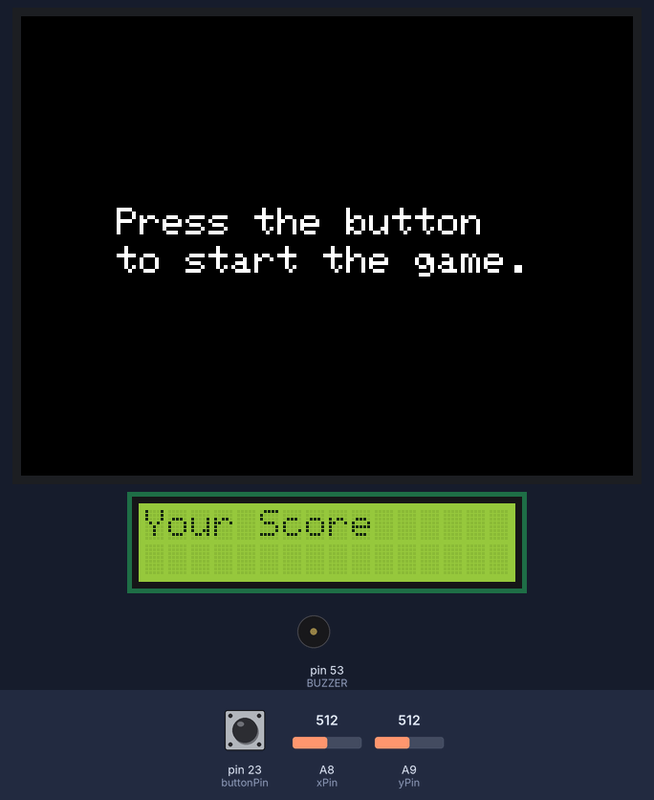
Bench run of a sketch on a simulated Arduino Mega 2560, built with avr-gcc and run on an emulated ATmega2560. Shown: 320×240 colour display, 16×2 character LCD, buzzer (waves = sounding). The inputs (shaded band) are chosen by the test bench; at power-on: pin 23 (buttonPin) HIGH, A8 (xPin) = 512, A9 (yPin) = 512. Random numbers use the default seed unless the sketch sets one; what the sketch prints to the serial monitor is not drawn.

Above: at 1.4 s.
1.5 s: pin 23 (buttonPin) pulled LOW for 0.15 s
At 1.65 s:
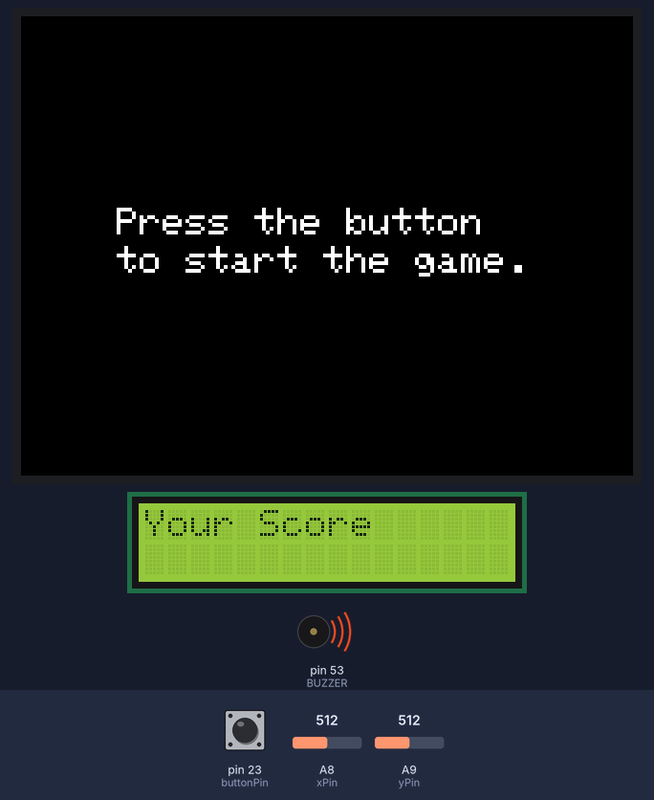
2.2 s: A8 (xPin) set to 1010
At 3.7 s:
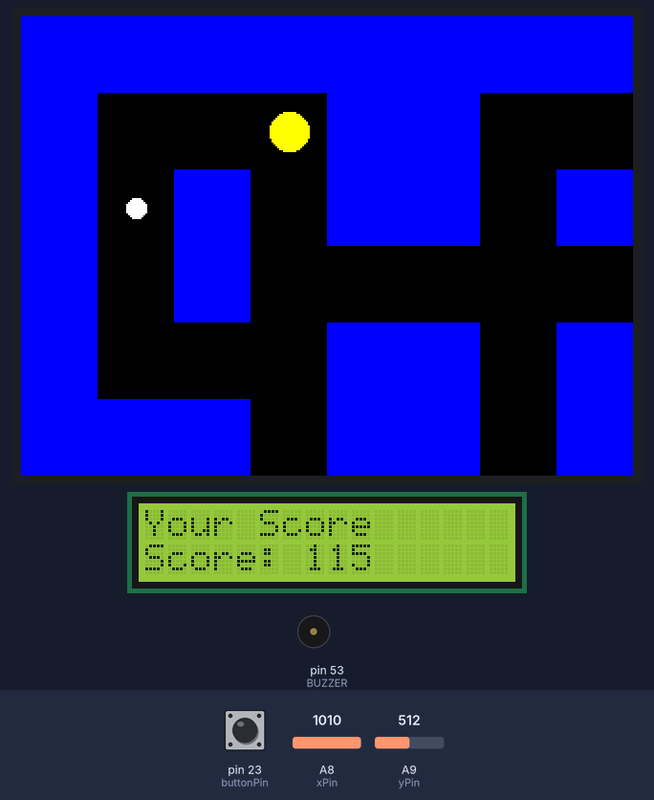
5.2 s: pin 23 (buttonPin) pulled LOW for 1 s
At 5.93 s:
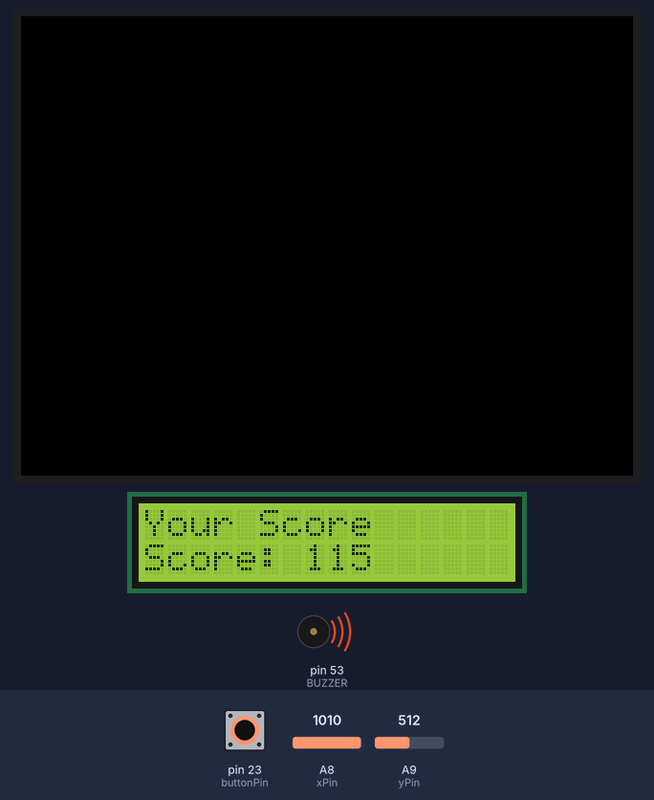
7.7 s: A9 (yPin) set to 106
10.7 s: A9 (yPin) set to 90
12.5 s: A9 (yPin) set to 1010
At 42.5 s:
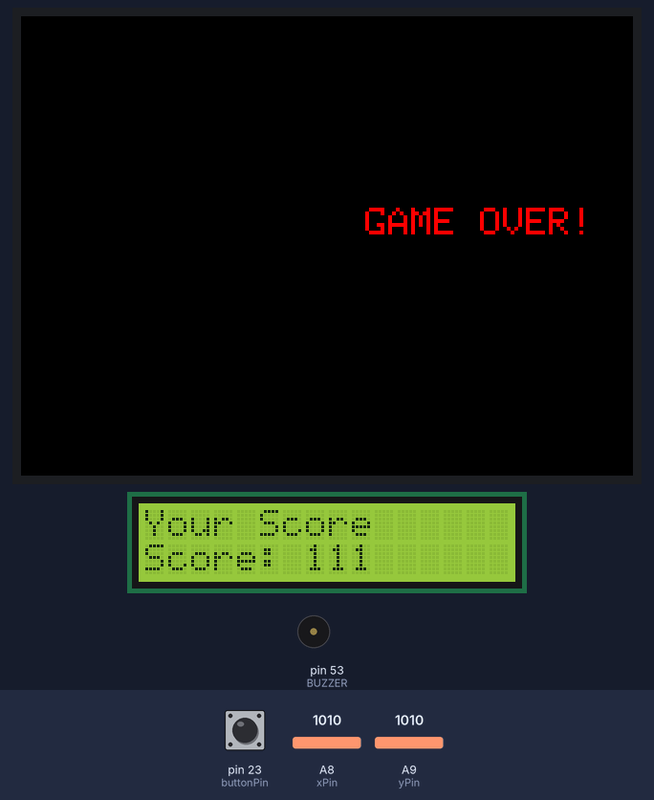
Timing chart, 0 to 42.8 s (numbered marks = the images above; inputs shaded):
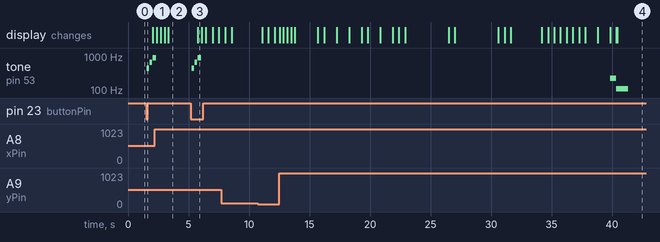

Measured:
- after the input at 1.5 s, tone on pin 53 (BUZZER): plays 440 Hz for 0.20 s, 660 Hz for 0.20 s, 880 Hz for 0.15 s, starting after 0.05 s
- after the input at 5.2 s, tone on pin 53 (BUZZER): plays 440 Hz for 0.20 s, 660 Hz for 0.20 s, 880 Hz for 0.30 s, starting after 0.06 s; the display: changes after 0.56 s (image 3)
- after the input at 12.5 s, tone on pin 53 (BUZZER): silent → 220 Hz after 27.3 s, → 110 Hz 0.50 s later, → silent 1.0 s later

The sketch:

hardware-projekt.ino
```cpp
#include <TimerOne.h>         // timer interrupt
#include <Adafruit_GFX.h>     // drawing shapes
#include <MCUFRIEND_kbv.h>    // TFT
#include <LiquidCrystal.h>    // second LCD

//TFT+LCD
MCUFRIEND_kbv tft;
LiquidCrystal lcd(25, 27, 35, 33, 31, 29);

//colors + cell size
#define BLACK 0x0000
#define BLUE 0x001F
#define RED 0xF800
#define GREEN 0x07E0
#define CYAN 0x07FF
#define MAGENTA 0xF81F
#define YELLOW 0xFFE0
#define WHITE 0xFFFF
#define CELL_SIZE 40

//initialize object variables
int pacManX = 0, pacManY = 0;
int ghostX = CELL_SIZE * 6, ghostY = CELL_SIZE * 4;
int ghostTwoX =CELL_SIZE * 5 , ghostTwoY=CELL_SIZE * 4;
int score = 0;
int level = 1;
bool gameStarted = false;

//input pins
int xPin = A8;                             // Joystick
int yPin = A9;
int xVal = 0;
int yVal = 0;                            // Joystick
int buttonPin = 23;                        // Joystick button pin
bool buttonPressed = false;                // Tracks button state
bool lastButtonState = HIGH;               // Last button state
unsigned long lastDebounceTime = 0;        // Debounce timer
const unsigned long debounceDelay = 50;    // Debounce delay

//moving timers
unsigned int lastMoveTime = 0;             // Last time pac moved
const int moveInterval = 250;              // how long before readin next joystick input
unsigned int lastMoveTimeGhost = 0;        // Last time ghose moved
const int ghostMoveInterval = 500;         // Ghost movement interval

//scoring
unsigned long gameStartTime = 0;
int totalPellets = 0;
int maxPossibleScore = 1000;

//piezzo buzzer
const int BUZZER = 53;
#define BUZZER 53

//maze
#define ROWS 8
#define COLS 12
int maze[ROWS][COLS] = {
    {1, 1, 1, 1, 1, 1, 1, 1, 1, 1, 1, 1},
    {1, 2, 2, 0, 1, 1, 0, 0, 2, 2, 2, 1},
    {1, 2, 1, 0, 1, 1, 0, 1, 1, 1, 2, 1},
    {1, 0, 1, 0, 0, 0, 0, 0, 0, 1, 2, 1},
    {1, 0, 0, 0, 1, 1, 0, 1, 0, 0, 2, 1},
    {1, 1, 1, 0, 1, 1, 0, 1, 0, 1, 1, 1},
    {1, 2, 2, 0, 2, 2, 0, 2, 2, 2, 2, 1},
    {1, 1, 1, 1, 1, 1, 1, 1, 1, 1, 1, 1}
};


void setup() {

    Serial.begin(9600);
    tft.begin(tft.readID());
    tft.setRotation(1);  // Landscape mode
    tft.fillScreen(BLACK);

    //lcd initialization
    lcd.begin(16, 2);
    lcd.setCursor(0, 0);
    lcd.print("Your Score");

    pinMode(xPin, INPUT);
    pinMode(yPin, INPUT);
    pinMode(buttonPin, INPUT_PULLUP); //when button is not pressed the value read is high
    pinMode(BUZZER, OUTPUT);

    //interrupts:
    attachInterrupt(digitalPinToInterrupt(buttonPin), startGame, FALLING);
    Timer1.initialize(1000); // checks every sec
    Timer1.attachInterrupt(wonGame);

    //display initialization:
    tft.setRotation(3);
    tft.setCursor(50, 100);
    tft.setTextColor(WHITE);
    tft.setTextSize(2);
    tft.print("Press the button");
    tft.setCursor(50, 120);
    tft.print("to start the game.");


}

void loop() {

  //debounce button detection:
  handleButtonDebounce();

  if (gameStarted) {
    xVal = analogRead(xPin);
    yVal = analogRead(yPin);

    //debugging the joyStick:
    Serial.print("X: ");
    Serial.print(xVal);
    Serial.print(" | Y: ");
    Serial.println(yVal);


    movePacWJoy();
    trackingScores();
    moveGhost();
    checkGhostCollision();

    // Update second lcd
    lcd.setCursor(0, 1);
    lcd.print("                "); //clear the line
    lcd.setCursor(0, 1);
    lcd.print("Score: ");
    lcd.print(score);


    tft.setCursor(20, 300);
    tft.setTextColor(WHITE);
    tft.setTextSize(2);
    tft.print("Level:");
    tft.print(level);

  }

}

//debouncing method
void handleButtonDebounce() {

  int currentButtonState = digitalRead(buttonPin);

  if (currentButtonState != lastButtonState) {
    lastDebounceTime = millis();
  }

  if ((millis() - lastDebounceTime) > debounceDelay) {
    if (currentButtonState == LOW && !buttonPressed) {
        startGame();
        buttonPressed = true;
    } else if (currentButtonState == HIGH) {
        buttonPressed = false;
    }
  }
    lastButtonState = currentButtonState;
}

//start game method
void startGame() {
  gameStarted = true;
  score = 0;
  pacManX = CELL_SIZE * 1;
  pacManY = CELL_SIZE * 1;

  if (level == 1) {
    ghostX = CELL_SIZE * 6;
    ghostY = CELL_SIZE * 4;
  } else if (level == 2) {
    ghostX = CELL_SIZE * 6;
    ghostY = CELL_SIZE * 4;
    ghostTwoX = CELL_SIZE * 6;
    ghostTwoY = CELL_SIZE * 4;
  }

  // Reset the maze to the original configuration
  int defaultMaze[ROWS][COLS] = {
      {1, 1, 1, 1, 1, 1, 1, 1, 1, 1, 1, 1},
      {1, 2, 2, 0, 1, 1, 0, 0, 2, 2, 2, 1},
      {1, 2, 1, 0, 1, 1, 0, 1, 1, 1, 2, 1},
      {1, 0, 1, 0, 0, 0, 0, 0, 0, 1, 2, 1},
      {1, 0, 0, 0, 1, 1, 0, 1, 0, 0, 2, 1},
      {1, 1, 1, 0, 1, 1, 0, 1, 0, 1, 1, 1},
      {1, 2, 2, 0, 2, 2, 0, 2, 2, 2, 2, 1},
      {1, 1, 1, 1, 1, 1, 1, 1, 1, 1, 1, 1}
  };

  // Copy defaultMaze to maze
  for (int i = 0; i < ROWS; i++) {
    for (int j = 0; j < COLS; j++) {
      maze[i][j] = defaultMaze[i][j];
    }
  }

  // Recalculate total pellets
  totalPellets = 0;
  for (int i = 0; i < ROWS; i++) {
    for (int j = 0; j < COLS; j++) {
      if (maze[i][j] == 2) {
        totalPellets++;
      }
    }
  }

// buzzer sound at game start
  tone(BUZZER, 440, 200);
  delay(250);
  tone(BUZZER, 660, 200);
  delay(250);
  tone(BUZZER, 880, 300);

//refresh screen to start game
  tft.setRotation(3);
  tft.fillScreen(BLACK);
  drawMaze();
  drawPacman();
  Serial.println("Game Started!");
}


void drawMaze() {
  for (int row = 0; row < ROWS; row++) {
      for (int col = 0; col < COLS; col++) {
          int x = col * CELL_SIZE;
          int y = row * CELL_SIZE;

            if (maze[row][col] == 1) {
                // Draw a wall (blue rectangle)
                tft.fillRect(x, y, CELL_SIZE, CELL_SIZE, BLUE);
            } else if (maze[row][col] == 2) {
                // Draw a pellet (white circle)
                tft.fillCircle(x + CELL_SIZE / 2, y + CELL_SIZE / 2, 5, WHITE); //since it should be placed in the center it is cellsize/2 , the 5 shows radius, we can change that based on how big it should be.
            } else {
                // Draw an empty space (black rectangle)
               tft.fillRect(x, y, CELL_SIZE, CELL_SIZE, BLACK);
            }
      }
  }
}

void drawPacman(){
  tft.fillCircle(pacManX + CELL_SIZE / 2 , pacManY + CELL_SIZE / 2 , 10 , YELLOW);
}

//clearing out pacman
void clearOut(){
  tft.fillCircle(pacManX + CELL_SIZE / 2, pacManY + CELL_SIZE / 2, 10, BLACK);
}

void drawGhost() {
  // Ghost One
  int ghostColor = MAGENTA;
  int cellContent = maze[ghostY / CELL_SIZE][ghostX / CELL_SIZE];
  if (cellContent == 2) {
    // Ghost over a pellet
    tft.fillCircle(ghostX + CELL_SIZE / 2, ghostY + CELL_SIZE / 2, CELL_SIZE / 3, ghostColor);
    tft.fillCircle(ghostX + CELL_SIZE / 2, ghostY + CELL_SIZE / 2, 5, WHITE); // Redraw pellet
  } else {
    tft.fillCircle(ghostX + CELL_SIZE / 2, ghostY + CELL_SIZE / 2, CELL_SIZE / 3, ghostColor);
  }

  // Ghost Two (for level 2)
  if (level == 2) {
    cellContent = maze[ghostTwoY / CELL_SIZE][ghostTwoX / CELL_SIZE];
    if (cellContent == 2) {
      // Ghost Two over a pellet
      tft.fillCircle(ghostTwoX + CELL_SIZE / 2, ghostTwoY + CELL_SIZE / 2, CELL_SIZE / 3, ghostColor);
      tft.fillCircle(ghostTwoX + CELL_SIZE / 2, ghostTwoY + CELL_SIZE / 2, 5, WHITE); // Redraw pellet
    } else {
      tft.fillCircle(ghostTwoX + CELL_SIZE / 2, ghostTwoY + CELL_SIZE / 2, CELL_SIZE / 3, ghostColor);
    }
  }
}


void clearGhost() {
  // Ghost One
  int cellContent = maze[ghostY / CELL_SIZE][ghostX / CELL_SIZE];
  if (cellContent == 2) {
    // Ghost on a pellet
    tft.fillCircle(ghostX + CELL_SIZE / 2, ghostY + CELL_SIZE / 2, CELL_SIZE / 3, BLACK);
    tft.fillCircle(ghostX + CELL_SIZE / 2, ghostY + CELL_SIZE / 2, 5, WHITE); // Redraw pellet
  } else {
    tft.fillCircle(ghostX + CELL_SIZE / 2, ghostY + CELL_SIZE / 2, CELL_SIZE / 3, BLACK);
  }

  // Ghost Two (for level 2)
  if (level == 2) {
    cellContent = maze[ghostTwoY / CELL_SIZE][ghostTwoX / CELL_SIZE];
    if (cellContent == 2) {
      // Ghost Two on a pellet
      tft.fillCircle(ghostTwoX + CELL_SIZE / 2, ghostTwoY + CELL_SIZE / 2, CELL_SIZE / 3, BLACK);
      tft.fillCircle(ghostTwoX + CELL_SIZE / 2, ghostTwoY + CELL_SIZE / 2, 5, WHITE); // Redraw pellet
    } else {
      tft.fillCircle(ghostTwoX + CELL_SIZE / 2, ghostTwoY + CELL_SIZE / 2, CELL_SIZE / 3, BLACK);
    }
  }
}


void moveGhost() {
  unsigned int currentTimeGhost = millis();

  if(currentTimeGhost - lastMoveTimeGhost > ghostMoveInterval) {
    clearGhost(); //clearing the previous ghost position

    // Ghost One Movement
    int newGhostX = ghostX;
    int newGhostY = ghostY;

    int direction = random(4); // 0=up, 1=down, 2=right, 3=left

    switch(direction) {
      case 0: // Up
        newGhostY -= CELL_SIZE;
        break;
      case 1: // Down
        newGhostY += CELL_SIZE;
        break;
      case 2: // Right
        newGhostX += CELL_SIZE;
        break;
      case 3: // Left
        newGhostX -= CELL_SIZE;
        break;
    }

    int newRow = newGhostY / CELL_SIZE;
    int newCol = newGhostX / CELL_SIZE;

    // Check if new position is within maze bounds and not a wall
    if (newRow >= 0 && newRow < ROWS && newCol >= 0 && newCol < COLS) {
        if (maze[newRow][newCol] != 1) {  // 1 is the wall
            // Update ghost position if not a wall
            ghostX = newGhostX;
            ghostY = newGhostY;
        }
    }

    // Ghost Two Movement (for level 2)
    if(level == 2) {
        int newGhostTwoX = ghostTwoX;
        int newGhostTwoY = ghostTwoY;

        int directionTwo = random(4);

        switch(directionTwo) {
          case 0: // Up
            newGhostTwoY -= CELL_SIZE;
            break;
          case 1: // Down
            newGhostTwoY += CELL_SIZE;
            break;
          case 2: // Right
            newGhostTwoX += CELL_SIZE;
            break;
          case 3: // Left
            newGhostTwoX -= CELL_SIZE;
            break;
        }

        int newRowTwo = newGhostTwoY / CELL_SIZE;
        int newColTwo = newGhostTwoX / CELL_SIZE;

        if (newRowTwo >= 0 && newRowTwo < ROWS && newColTwo >= 0 && newColTwo < COLS) {
            if (maze[newRowTwo][newColTwo] != 1) {  // 1 is the wall
                // Update ghost position if not a wall
                ghostTwoX = newGhostTwoX;
                ghostTwoY = newGhostTwoY;
            }
        }
    }

    drawGhost();
    lastMoveTimeGhost = currentTimeGhost;
  }
}


void checkGhostCollision() {
  if ((pacManX == ghostX && pacManY == ghostY) ||( level == 2 && pacManX == ghostTwoX && pacManY == ghostTwoY)) {
    tone(BUZZER, 220, 500); // A3 for 500ms (low pitch)
    delay(500);              // Wait
    tone(BUZZER, 110, 1000); // A2 for 1 second (even lower pitch)

    tft.setRotation(3);
    tft.fillScreen(BLACK);
    tft.setCursor(180, 100);
    tft.setTextColor(RED);
    tft.setTextSize(2);
    tft.print("GAME OVER!");
    gameStarted = false;
  }
}
void gameWon() {
    unsigned long gameTime = millis() - gameStartTime;
  float timeBonus = max(0, 1.0 - (gameTime / 60000.0));
  score = maxPossibleScore;  // Full score on winning

  tft.fillScreen(BLACK);
  tft.setCursor(50, 150);
  tft.setTextColor(GREEN);
  tft.setTextSize(2);
  tft.print("You Win!");
  tft.setCursor(50, 180);

  gameStarted = false; // End game on win


  tone(BUZZER, 880, 200);  // High pitched victory tone
  delay(250);
  tone(BUZZER, 1046, 200); // Another high note
}

void trackingScores(){
  int row = pacManY / CELL_SIZE;
  int col = pacManX / CELL_SIZE;

  if (maze[row][col] == 2) {
    maze[row][col] = 0; // updating the maze
    tft.fillRect(col * CELL_SIZE, row * CELL_SIZE, CELL_SIZE, CELL_SIZE, BLACK);

    // Calculate score dynamically
    int pelletsRemaining = 0;
    for (int i = 0; i < ROWS; i++) {
      for (int j = 0; j < COLS; j++) {
        if (maze[i][j] == 2) {
          pelletsRemaining++;
        }
      }
    }

    // Calculate time bonus
    unsigned long gameTime = millis() - gameStartTime;
    float timeBonus = max(0, 1.0 - (gameTime / 60000.0));  // Bonus decreases over 1 minute

    // Calculate score
    float collectionProgress = 1.0 - (float)pelletsRemaining / totalPellets;
    score = (int)(maxPossibleScore * collectionProgress * (1 + timeBonus));

    // Check win condition after collecting a pellet
    if (wonGame()) {
      gameWon();
    }
  }
}

void movePacWJoy() {
  unsigned int currentTime = millis(); // Measures the current time

  // Only move Pac-Man if enough time has passed
  if (currentTime - lastMoveTime > moveInterval) {

    // Read joystick values
    xVal = analogRead(xPin);
    yVal = analogRead(yPin);

    // Clear the previous position of Pac-Man
    clearOut();

    int newPacManX = pacManX;
    int newPacManY = pacManY;

    // Vertical movement (Y-axis) - prioritize vertical first
    if (yVal < 400) {
        newPacManY -= CELL_SIZE;  // Move UP
    }
    else if (yVal > 600) {
        newPacManY += CELL_SIZE;  // Move DOWN
    }
    // Horizontal movement (X-axis) - only if no vertical movement
    else if (xVal < 400) {
        newPacManX -= CELL_SIZE;  // Move LEFT
    }
    else if (xVal > 600) {
        newPacManX += CELL_SIZE;  // Move RIGHT
    }

    // Convert Pac-Man's new coordinates to row/column in the maze
    int newRow = newPacManY / CELL_SIZE;
    int newCol = newPacManX / CELL_SIZE;

    // Check if the new position is within the bounds of the maze and not a wall
    if (newRow >= 0 && newRow < ROWS && newCol >= 0 && newCol < COLS) {
        if (maze[newRow][newCol] != 1) {  // 1 is the wall
            // Update Pac-Man's position if not a wall
            pacManX = newPacManX;
            pacManY = newPacManY;
        }
    }

    // Draw Pac-Man at the new position
    drawPacman();

    // Track score if Pac-Man collects a pellet
    trackingScores();

    // Update the last movement time to control the speed of movement
    lastMoveTime = currentTime;
  }
}


bool wonGame() {

 for (int i = 0; i < ROWS; i++) {
        for (int j = 0; j < COLS; j++) {
            if (maze[i][j] == 2) {
                return false;
            }
        }
  }
// if you completed level 1, initiate level 2
  if(level==1){
    level = 2;
    startGame();
  } else {

 gameWon();

    gameStarted = false; // End game on win
  }
    return true;


}
```
